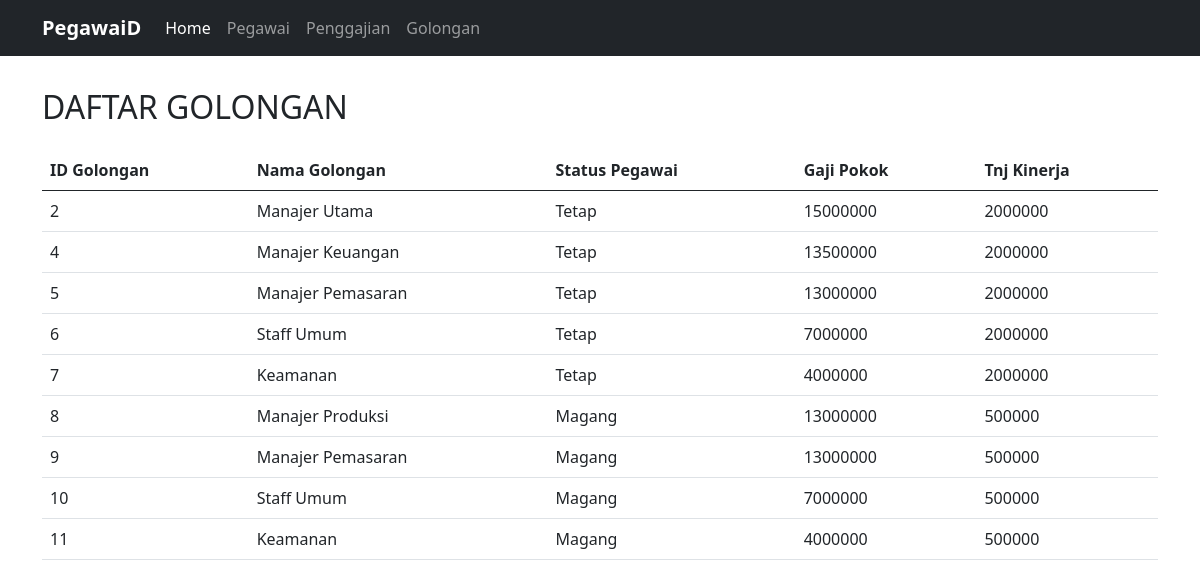
Page /index.php/golongan on the committed database.
### tables this page shows
CREATE TABLE `golongan` (
  `id_golongan` int(4) NOT NULL AUTO_INCREMENT,
  `nama_golongan` varchar(100) NOT NULL,
  `status_pegawai` enum('Tetap','Magang') NOT NULL,
  `gaji_pokok` int(12) NOT NULL,
  `tunjangan_kinerja` int(12) NOT NULL,
  PRIMARY KEY (`id_golongan`)
);

### application/controllers/Golongan.php (called while the page is built, shortened)
<?php
class Golongan extends CI_Controller
{
    public function index()
    {
        $this->load->model('Golongan_model', 'golongan');
        $data['golongan'] = $this->golongan->getAllGolongan();
        $data['judul'] = 'Golongan Karyawan';
        $this->load->view('templates/header', $data);
        $this->load->view('golongan/index', $data);
        $this->load->view('templates/footer');
    }
}

### index.php (called while the page is built, shortened)
<?php
require_once BASEPATH.'core/CodeIgniter.php';

### application/models/Golongan_model.php (called while the page is built, shortened)
<?php
class Golongan_model extends CI_Model
{
    public function getAllGolongan()
    {
        return $this->db->get('golongan')->result_array();
    }
}

### application/views/golongan/index.php (the view, shortened to what this page needs)
<div class="container">
    <div class="row mt-3">
        <div class="col-md-12">
            <h2>
                <div class="title mt-3">
                    DAFTAR GOLONGAN
                </div>
            </h2>
            <table class="table mt-4">
                <thead class="table">
                    <tr>
                        <th scope="col">ID Golongan</th>
                        <th scope="col">Nama Golongan</th>
                        <th scope="col">Status Pegawai</th>
                        <th scope="col">Gaji Pokok</th>
                        <th scope="col">Tnj Kinerja</th>
                    </tr>
                </thead>
                <tbody>
                    <?php
                    foreach ($golongan as $gol) :
                    ?>
                        <tr>
                            <td><?= $gol['id_golongan'] ?></td>
                            <td><?= $gol['nama_golongan'] ?></td>
                            <td><?= $gol['status_pegawai'] ?></td>
                            <td><?= $gol['gaji_pokok'] ?></td>
                            <td><?= $gol['tunjangan_kinerja'] ?></td>
                        </tr>
                    <?php endforeach ?>
                </tbody>
            </table>
        </div>
    </div>
</div>

### application/views/templates/header.php (shortened to what this page needs)
<!doctype html>
<html lang="en">
<head>
    <link href="https://cdn.jsdelivr.net/npm/bootstrap@5.0.2/dist/css/bootstrap.min.css" rel="stylesheet">
</head>
<body>
    <nav class="navbar navbar-expand-lg navbar-dark bg-dark navbar-sm">
        <div class="container">
            <a class="navbar-brand" href="<?= base_url() ?>dashboard"><b>PegawaiD</b></a>
            <div class="collapse navbar-collapse" id="navbarText">
                <ul class="navbar-nav me-auto mb-2 mb-lg-0">
                    <li class="nav-item">
                        <a class="nav-link active" aria-current="page" href="<?= base_url() ?>dashboard">Home</a>
                    </li>
                    <li class="nav-item">
                        <a class="nav-link" href="<?= base_url() ?>pegawai">Pegawai</a>
                    </li>
                    <li class="nav-item">
                        <a class="nav-link" href="<?= base_url() ?>penggajian">Penggajian</a>
                    </li>
                    <li class="nav-item">
                        <a class="nav-link" href="<?= base_url() ?>golongan">Golongan</a>
                    </li>
                </ul>
            </div>
        </div>
    </nav>

### application/views/templates/footer.php (shortened to what this page needs)
</body>
</html>

### rows in the picture
golongan: id_golongan "2", nama_golongan "Manajer Utama", status_pegawai "Tetap", gaji_pokok "15000000", tunjangan_kinerja "2000000"
golongan: id_golongan "4", nama_golongan "Manajer Keuangan", status_pegawai "Tetap", gaji_pokok "13500000", tunjangan_kinerja "2000000"
golongan: id_golongan "5", nama_golongan "Manajer Pemasaran", status_pegawai "Tetap", gaji_pokok "13000000", tunjangan_kinerja "2000000"
golongan: id_golongan "6", nama_golongan "Staff Umum", status_pegawai "Tetap", gaji_pokok "7000000", tunjangan_kinerja "2000000"
golongan: id_golongan "7", nama_golongan "Keamanan", status_pegawai "Tetap", gaji_pokok "4000000", tunjangan_kinerja "2000000"
golongan: id_golongan "8", nama_golongan "Manajer Produksi", status_pegawai "Magang", gaji_pokok "13000000", tunjangan_kinerja "500000"
golongan: id_golongan "9", nama_golongan "Manajer Pemasaran", status_pegawai "Magang", gaji_pokok "13000000", tunjangan_kinerja "500000"
golongan: id_golongan "10", nama_golongan "Staff Umum", status_pegawai "Magang", gaji_pokok "7000000", tunjangan_kinerja "500000"
golongan: id_golongan "11", nama_golongan "Keamanan", status_pegawai "Magang", gaji_pokok "4000000", tunjangan_kinerja "500000"
